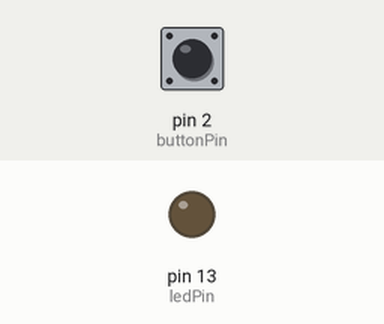
Recording of a sketch running on a simulated Arduino Leonardo, built with avr-gcc and run on an emulated ATmega32U4. Shown: output pins drawn as LEDs (lit = HIGH). Inputs (shaded band) come from the test bench; at power-on: pin 2 (buttonPin) HIGH. USB keyboard and mouse output is not drawn.

Above: at 1.2 s.
1.3 s: pin 2 (buttonPin) pulled LOW for 0.15 s
At 1.42 s:
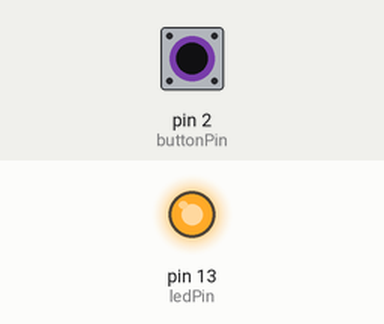
2.9 s: pin 2 (buttonPin) pulled LOW for 3.2 s
At 7.2 s:
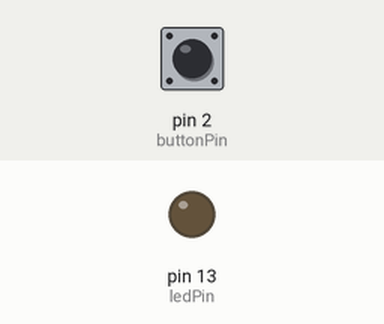
Timing chart, 0 to 8.7 s (numbered marks = the images above; inputs shaded):
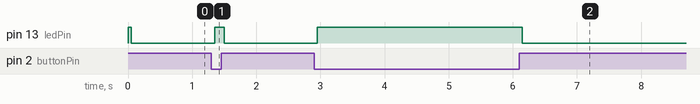

The sketch:

Debounce_Keyboard_intpullup.ino
```cpp
/*
  Debounce Modification
  Original code taken from Arudino site
  http://www.arduino.cc/en/Tutorial/Debounce

  This is an example of "Debouncing", or ignoring false positive button presses
  I've modified the example to use the internal pullup resistor mode
  And the button press will not only turn on the LED on your arduino (pin 13)
  But it will also press a keyboard key
  (Additional logic changes make this a momentary push button instead of a latching one)

  ///////////////
   Why debounce?
  ///////////////

  Sometimes a single button press in the real world can read as a few button presses on the Arduino
  There are many potential reasons- the mechanical connection of your buttons, electrical noise, etc
  To deal with these 'false' presses, we dedice to ignore repeated presses within a timeframe

  For example, if we have three button presses 1 millisecond apart
  we might think that press two and three might be false positives
  So we set up rules:
  if I get a repeated button press within a certain amount of time- ignore them
  This is the debounceDelay variable in this sketch: 50 is the amount of time we're using
  You can play with this number to see the difference in functionality.

  Note, debounce just ignores repeats within a timeframe-
  it doesn't "know" if they're intended or not
  If the user really *did* press the button twice within 50ms,
  the second legitimate press would be ignored
  So adjust as much as you need for your particular uses

  This example is for *one* button. Do to this with multiple buttons, each would need their own
*/


#include "Keyboard.h"

// constants won't change. They're used here to set pin numbers:
const int buttonPin = 2;    // the number of the pushbutton pin
const int ledPin = 13;      // the number of the LED pin

// Variables will change:
int ledState = HIGH;         // the current state of the output pin
int buttonState;             // the current reading from the input pin
int lastButtonState = HIGH;   // the previous reading from the input pin

// the following variables are unsigned longs because the time, measured in
// milliseconds, will quickly become a bigger number than can be stored in an int.
unsigned long lastDebounceTime = 0;  // the last time the input detected a change
unsigned long debounceDelay = 50;    // the debounce time; increase if the output flickers or you get false positive keypresses

void setup() {
  pinMode(buttonPin, INPUT_PULLUP);
  pinMode(ledPin, OUTPUT);

  // set initial LED state
  digitalWrite(ledPin, ledState);

  //Activate our keyboard simulating ability
  Keyboard.begin();
}

void loop() {
  // read the state of the switch into a local variable:
  int reading = digitalRead(buttonPin);

  // check to see if you just pressed the button
  // (i.e. the input went from HIGH to LOW on an internal pullup), and you've waited long enough
  // since the last press to ignore any noise:

  // If the input pin changed, due to noise or pressing:
  if (reading != lastButtonState) {
    // reset the debouncing timer
    lastDebounceTime = millis();
  }

  if ((millis() - lastDebounceTime) > debounceDelay) {
    // whatever the reading is at, it's been there for longer than the debounce
    // delay, so take it as the actual current state:

    // if the button state has changed:
    if (reading != buttonState) {
      buttonState = reading;

      // only toggle the LED if the new button state is HIGH
      if (buttonState == LOW) {
        ledState = HIGH;
        Keyboard.write('w');
      } else {
        ledState = LOW;
      }
    }
  }

  // set the LED:
  digitalWrite(ledPin, ledState);

  // save the reading. Next time through the loop, it'll be the lastButtonState:
  lastButtonState = reading;
}


/* Comment section for testing our USB keyboard key presses
 *
 *
 *
 *
 *
 *
 */
```

Measured:
- after the input at 1.3 s, pin 13 (ledPin): LOW → HIGH after 0.05 s, → LOW 0.15 s later
- after the input at 2.9 s, pin 13 (ledPin): LOW → HIGH after 0.05 s, → LOW 3.2 s later
